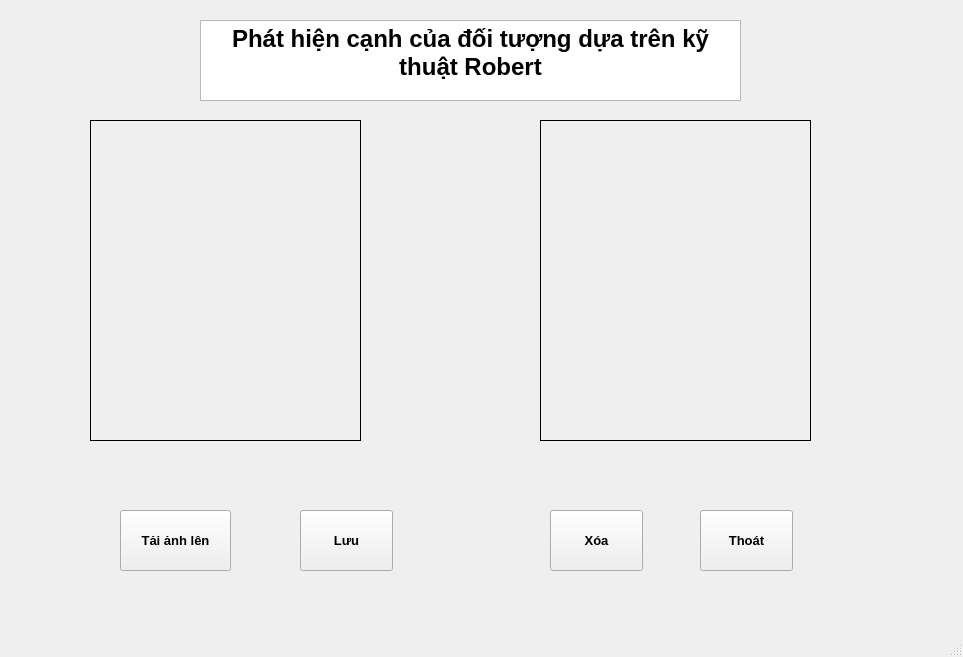
<?xml version="1.0" encoding="UTF-8"?>
<ui version="4.0">
 <class>MainWindow</class>
 <widget class="QMainWindow" name="MainWindow">
  <property name="geometry">
   <rect>
    <x>0</x>
    <y>0</y>
    <width>963</width>
    <height>657</height>
   </rect>
  </property>
  <property name="windowTitle">
   <string>MainWindow</string>
  </property>
  <widget class="QWidget" name="centralwidget">
   <widget class="QLabel" name="label">
    <property name="geometry">
     <rect>
      <x>90</x>
      <y>120</y>
      <width>271</width>
      <height>321</height>
     </rect>
    </property>
    <property name="frameShape">
     <enum>QFrame::Box</enum>
    </property>
    <property name="text">
     <string/>
    </property>
    <property name="textFormat">
     <enum>Qt::AutoText</enum>
    </property>
    <property name="scaledContents">
     <bool>true</bool>
    </property>
   </widget>
   <widget class="QLabel" name="label_2">
    <property name="geometry">
     <rect>
      <x>540</x>
      <y>120</y>
      <width>271</width>
      <height>321</height>
     </rect>
    </property>
    <property name="frameShape">
     <enum>QFrame::Box</enum>
    </property>
    <property name="text">
     <string/>
    </property>
    <property name="textFormat">
     <enum>Qt::AutoText</enum>
    </property>
    <property name="scaledContents">
     <bool>true</bool>
    </property>
   </widget>
   <widget class="QTextBrowser" name="textBrowser">
    <property name="geometry">
     <rect>
      <x>200</x>
      <y>20</y>
      <width>541</width>
      <height>81</height>
     </rect>
    </property>
    <property name="font">
     <font>
      <pointsize>14</pointsize>
     </font>
    </property>
    <property name="html">
     <string>&lt;!DOCTYPE HTML PUBLIC &quot;-//W3C//DTD HTML 4.0//EN&quot; &quot;http://www.w3.org/TR/REC-html40/strict.dtd&quot;&gt;
&lt;html&gt;&lt;head&gt;&lt;meta name=&quot;qrichtext&quot; content=&quot;1&quot; /&gt;&lt;style type=&quot;text/css&quot;&gt;
p, li { white-space: pre-wrap; }
&lt;/style&gt;&lt;/head&gt;&lt;body style=&quot; font-family:'MS Shell Dlg 2'; font-size:14pt; font-weight:400; font-style:normal;&quot;&gt;
&lt;p align=&quot;center&quot; style=&quot; margin-top:0px; margin-bottom:0px; margin-left:0px; margin-right:0px; -qt-block-indent:0; text-indent:0px;&quot;&gt;&lt;span style=&quot; font-family:'Times New Roman,serif'; font-size:18pt; font-weight:600;&quot;&gt;Phát hiện cạnh của đối tượng dựa trên kỹ thuật Robert&lt;/span&gt;&lt;/p&gt;&lt;/body&gt;&lt;/html&gt;</string>
    </property>
   </widget>
   <widget class="QPushButton" name="pushButton">
    <property name="geometry">
     <rect>
      <x>120</x>
      <y>510</y>
      <width>111</width>
      <height>61</height>
     </rect>
    </property>
    <property name="font">
     <font>
      <pointsize>10</pointsize>
      <weight>75</weight>
      <bold>true</bold>
     </font>
    </property>
    <property name="text">
     <string>Tải ảnh lên</string>
    </property>
   </widget>
   <widget class="QPushButton" name="pushButton_3">
    <property name="geometry">
     <rect>
      <x>550</x>
      <y>510</y>
      <width>93</width>
      <height>61</height>
     </rect>
    </property>
    <property name="font">
     <font>
      <pointsize>10</pointsize>
      <weight>75</weight>
      <bold>true</bold>
     </font>
    </property>
    <property name="text">
     <string>Xóa</string>
    </property>
   </widget>
   <widget class="QPushButton" name="pushButton_4">
    <property name="geometry">
     <rect>
      <x>700</x>
      <y>510</y>
      <width>93</width>
      <height>61</height>
     </rect>
    </property>
    <property name="font">
     <font>
      <pointsize>10</pointsize>
      <weight>75</weight>
      <bold>true</bold>
     </font>
    </property>
    <property name="text">
     <string>Thoát</string>
    </property>
   </widget>
   <widget class="QPushButton" name="pushButton_5">
    <property name="geometry">
     <rect>
      <x>300</x>
      <y>510</y>
      <width>93</width>
      <height>61</height>
     </rect>
    </property>
    <property name="font">
     <font>
      <pointsize>10</pointsize>
      <weight>75</weight>
      <bold>true</bold>
     </font>
    </property>
    <property name="text">
     <string>Lưu</string>
    </property>
   </widget>
  </widget>
  <widget class="QMenuBar" name="menubar">
   <property name="geometry">
    <rect>
     <x>0</x>
     <y>0</y>
     <width>963</width>
     <height>26</height>
    </rect>
   </property>
  </widget>
  <widget class="QStatusBar" name="statusbar"/>
 </widget>
 <resources/>
 <connections/>
</ui>
